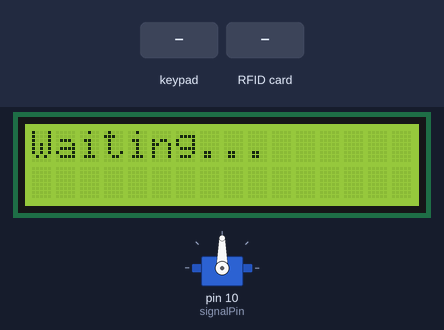
The sketch below on a simulated Arduino Uno, built with avr-gcc and run on an emulated ATmega328P. On the bench: 16×2 character LCD, servo. The test bench sets the inputs (shaded band). EEPROM starts erased.

Above: at 1.3 s.
1.4 s: key 'D' pressed
At 2.4 s:
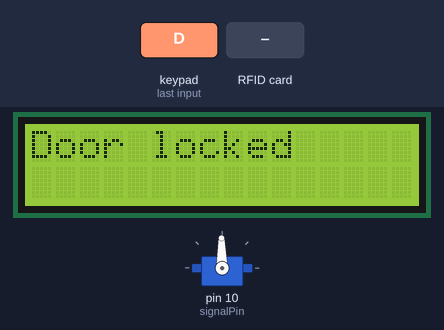
4.1 s: RFID card 23 71 50 1C held to the reader
At 4.8 s:
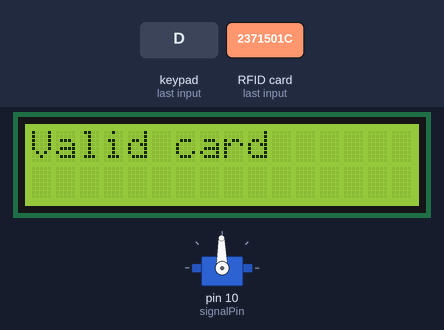
6.8 s: keypad keys 1 2 3 4 # pressed 0.4 s apart
At 8.7 s:
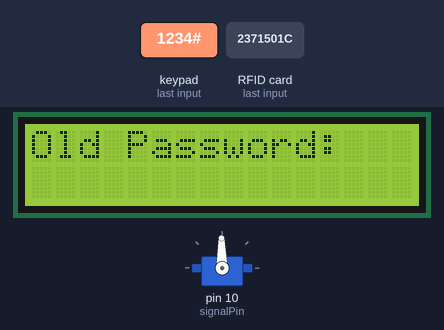
10.3 s: keypad keys 1 2 3 4 * pressed 0.4 s apart
At 13.3 s:
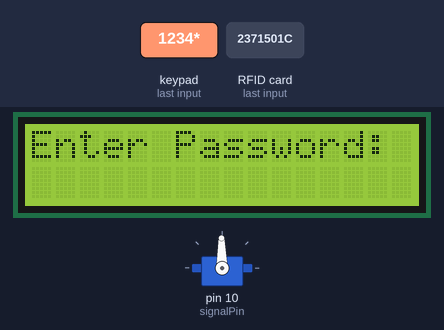
13.8 s: key '1' pressed
At 14.3 s:
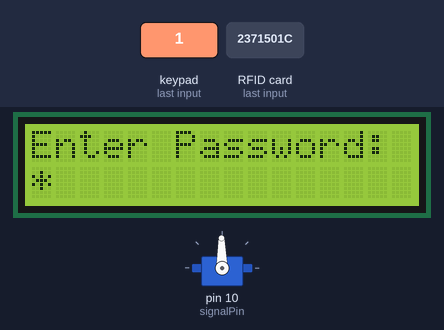
15.4 s: keypad keys 1 2 3 4 pressed 0.4 s apart
At 17.2 s:
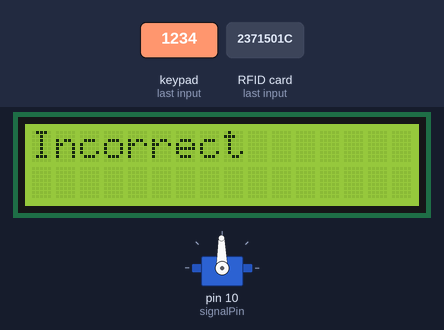
Timing chart, 0 to 18.7 s (numbered marks = the images above; inputs shaded):
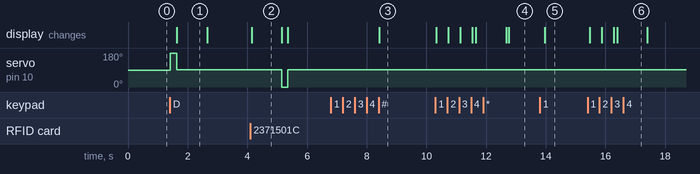

Measured:
- after the input at 1.4 s, servo on pin 10 (signalPin): 90° → 180° at once, → 91° 0.21 s later; the display: changes after 0.24 s (image 1)
- after the input at 4.1 s, servo on pin 10 (signalPin): 91° → 0° after 1.0 s, → 91° 0.21 s later; the display: changes at once (image 2)
- after the input at 6.8 s, the display: changes after 1.6 s (image 3)
- after the input at 10.3 s, the display: first changes at once (image 4 shows a later state)
- after the input at 13.8 s, the display: changes after 0.17 s (image 5)
- after the input at 15.4 s, the display: first changes after 0.07 s (image 6 shows a later state)
- what the display in image 1 shows lasts 1.0 s, from 1.6 s to 2.6 s

The sketch:

door.ino
```cpp
#include <SPI.h>
#include <MFRC522.h>
#include <Wire.h>
#include <LiquidCrystal_I2C.h>
#include <Keypad.h>
#include <Servo.h>
#include <EEPROM.h>

#define Password_Length 5
#define SS_PIN A2
#define RST_PIN A3
#define ANGLE 200

int signalPin = 10;

char Data[Password_Length];
char Master[Password_Length] = "1234";
byte data_count = 0, master_count = 0;
String tag_UID = "2371501C";  // Replace these with the UID of your tag
String tag_UID1 = "70D7CF21";

String tagID = "";
MFRC522 mfrc522(SS_PIN, RST_PIN);
bool Pass_is_good;

bool isOpen = false;
char customKey;

const byte ROWS = 4;
const byte COLS = 4;

char hexaKeys[ROWS][COLS] = {
  { '1', '2', '3', 'A' },
  { '4', '5', '6', 'B' },
  { '7', '8', '9', 'C' },
  { '*', '0', '#', 'D' }
};

short a = 0, i = 0, s = 0, j = 0;

byte rowPins[ROWS] = { 9, 8, 7, 6 };
byte colPins[COLS] = { 5, 4, 3, 2 };

Keypad customKeypad = Keypad(makeKeymap(hexaKeys), rowPins, colPins, ROWS, COLS);

LiquidCrystal_I2C lcd(0x27, 16, 2);
Servo myServo;

void setup() {
  lcd.init();
  lcd.backlight();
  SPI.begin();             // SPI bus
  mfrc522.PCD_Init();
  myServo.attach(signalPin);
  lcd.setCursor(0, 0);
  lcd.print("Waiting...");
  // Initialize Master password from EEPROM
  for (int i = 0; i < Password_Length - 1; i++) {
    EEPROM.get(i, Master[i]);
  }

  // Initialize Lock state from EEPROM
  EEPROM.get(100, isOpen);
}

void loop() {
  readID();
  if (tagID == tag_UID || tagID == tag_UID1) {
    DisplayText(0, 0, "Valid card");
    lcd.clear();
    if (isOpen) {
      DisplayText(0, 0, "Door is opened!");
      lcd.clear();
    } else {
      // Unlock();
      SetLock(0,ANGLE,true);
    }
    tagID = "";
    WaitKey();
  } else if (tagID != tag_UID && tagID != NULL){
    DisplayText(0, 0, "Invalid card");
    tagID = "";
    lcd.clear();
    WaitKey();
  }
  customKey = customKeypad.getKey();
  if (customKey == '*') {
    DisplayText(0, 0, "Enter Password:");

    GetCode();

    if (data_count == Password_Length - 1) {
      lcd.clear();

      if (!strcmp(Data, Master)) {
        DisplayText(0, 0, "Correct");
        if (isOpen) {
          DisplayText(0, 0, "Door is opened!");
          delay(1000);
        } else {
          // Unlock();
          SetLock(0,ANGLE,true);
        }
      } else {
        DisplayText(0, 0, "Incorrect");
      }

      WaitKey();
    }
  }

  if (customKey == '#') {  // To change the code it calls the changecode function

    DisplayText(0, 0, "Old Password:");
    GetCode();
    if (data_count == Password_Length - 1) {
      lcd.clear();

      if (!strcmp(Data, Master)) {
        DisplayText(0, 0, "New Password: ");
        ChangePassword();
      } else {
        DisplayText(0, 0, "Incorrect");
      }

      WaitKey();
    }
  }

  if (customKey == 'D') {
    if (isOpen) {
      // Lock();
      SetLock(180,ANGLE,false);
      DisplayText(0, 0, "Door locked");
    } else {

      DisplayText(0, 0, "Door locked!");
    }

    WaitKey();
  }
}

void GetCode() {  // Getting   code sequence
  while (data_count < Password_Length - 1) {
    customKey = customKeypad.getKey();
    if (customKey != NULL) {
      Data[data_count] = customKey;
      lcd.setCursor(data_count, 1);
      // lcd.print(Data[data_count]);
      lcd.print("*");
      data_count++;
    }
    delay(100);
  }
}

void clearData() {
  while (data_count != 0) {
    Data[data_count--] = 0;
  }
  return;
}

void SetLock(int x, int y, boolean z) {
  myServo.write(x);  // Rotate servo
  delay(y);          // Wait
  myServo.write(91);
  isOpen = z;
  EEPROM.put(100, isOpen);
}


boolean readID() {
  //Check if a new tag is detected or not. If not return.
  if (!mfrc522.PICC_IsNewCardPresent()) {
    return false;
  }
  //Check if a new tag is readable or not. If not return.
  if (!mfrc522.PICC_ReadCardSerial()) {
    return false;
  }
  tagID = "";
  // Read the 4 byte UID
  for (uint8_t i = 0; i < 4; i++) {
    //readCard[i] = mfrc522.uid.uidByte[i];
    tagID.concat(String(mfrc522.uid.uidByte[i], HEX));  // Convert the UID to a single String
  }
  tagID.toUpperCase();
  mfrc522.PICC_HaltA();  // Stop reading
  return true;
}

void DisplayText(int x, int y, String text) {
  lcd.clear();
  lcd.setCursor(0, 0);
  lcd.print(text);
  delay(1000);
}

void WaitKey() {
  lcd.clear();
  clearData();
  lcd.print("Waiting...");
}

void ChangePassword() {
  clearData();  // Clear any existing data

  while (data_count < Password_Length - 1) {
    char key = customKeypad.getKey();
    if (key) {
      Data[data_count] = key;  // Store the new key press in Data array
      lcd.setCursor(data_count, 1);
      lcd.print(Data[data_count]);
      // lcd.print("*");
      data_count++;
    }
    delay(100);  // Small delay to debounce keypad input
  }

  // Update the Master password
  for (int i = 0; i < Password_Length; i++) {
    Master[i] = Data[i];
    EEPROM.put(i, Master[i]);
  }

  DisplayText(0, 0, "Pwd Changed");
}
```
